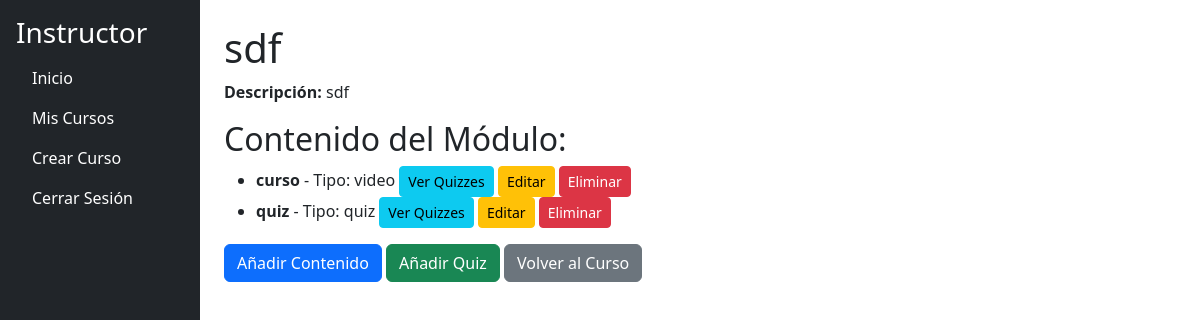
Screenshot of /instructor/module/1 (signed in) with the database file from the repository.
### models.py (models this page shows, shortened)
class Module(db.Model):
    __tablename__ = 'modules'
    id = db.Column(db.Integer, primary_key=True)
    title = db.Column(db.String(200), nullable=False)
    description = db.Column(db.String(500), nullable=False)
    order = db.Column(db.Integer, nullable=False)
    course_id = db.Column(db.Integer, db.ForeignKey('courses.id'), nullable=False)
    content_items = db.relationship('ContentItem', back_populates='module', lazy=True, cascade='all, delete-orphan')
    course = db.relationship('Course', back_populates='modules')
    def get_content_items_sorted(self):
        return sorted(self.content_items, key=lambda x: x.order)

class ContentItem(db.Model):
    __tablename__ = 'content_items'
    id = db.Column(db.Integer, primary_key=True)
    title = db.Column(db.String(100), nullable=False)
    type = db.Column(db.String(50), nullable=False)  # "text", "video", "file", "quiz"
    content = db.Column(db.Text, nullable=True)
    file_path = db.Column(db.String(255), nullable=True)
    order = db.Column(db.Integer, nullable=False)
    module_id = db.Column(db.Integer, db.ForeignKey('modules.id'), nullable=False)
    questions = db.relationship('QuizQuestion', backref='content_item', cascade='all, delete-orphan', lazy=True)
    module = db.relationship('Module', back_populates='content_items')

### app.py (the view)
@app.route('/instructor/module/<int:module_id>', methods=['GET'])
@login_required
@role_required('instructor')
def module_details(module_id):
    module = Module.query.get_or_404(module_id)
    if module.course.instructor_id != current_user.id:
        flash('No tienes permiso para acceder a este módulo.', 'danger')
        return redirect(url_for('instructor_dashboard'))
    return render_template('instructor/module_details.html', module=module)

### app.py (called while the page is built)
@login_manager.user_loader
def load_user(user_id):
    return User.query.get(int(user_id))

def role_required(role):
    def decorator(f):
        @wraps(f)
        def decorated_function(*args, **kwargs):
            if not current_user.is_authenticated or current_user.role.name != role:
                abort(403)
            return f(*args, **kwargs)
        return decorated_function
    return decorator

### app/templates/instructor/module_details.html
{% extends "instructor/instructor_dashboard.html" %}
{% block content %}
<h1>{{ module.title }}</h1>
<p><strong>Descripción:</strong> {{ module.description }}</p>
<h2>Contenido del Módulo:</h2>
<ul>
    {% for content in module.get_content_items_sorted() %}
        <li>
            <strong>{{ content.title }}</strong> - Tipo: {{ content.type }}
            <a href="{{ url_for('list_quizzes', module_id=module.id) }}" class="btn btn-info btn-sm">Ver Quizzes</a>
            <a href="{{ url_for('edit_content', content_id=content.id) }}" class="btn btn-warning btn-sm">Editar</a>
            <form method="POST" action="{{ url_for('delete_content', content_id=content.id) }}" style="display:inline;">
                <button type="submit" class="btn btn-danger btn-sm">Eliminar</button>
            </form>
        </li>
    {% else %}
        <p>No hay contenido en este módulo.</p>
    {% endfor %}
</ul>
<a href="{{ url_for('new_content', module_id=module.id) }}" class="btn btn-primary">Añadir Contenido</a>
<a href="{{ url_for('new_quiz', module_id=module.id) }}" class="btn btn-success">Añadir Quiz</a>
<a href="{{ url_for('course_details', course_id=module.course_id) }}" class="btn btn-secondary">Volver al Curso</a>
{% endblock %}

### rows the page displays
Module: title "sdf", description "sdf"
ContentItem: title "curso", type "video"
ContentItem: title "quiz", type "quiz"
